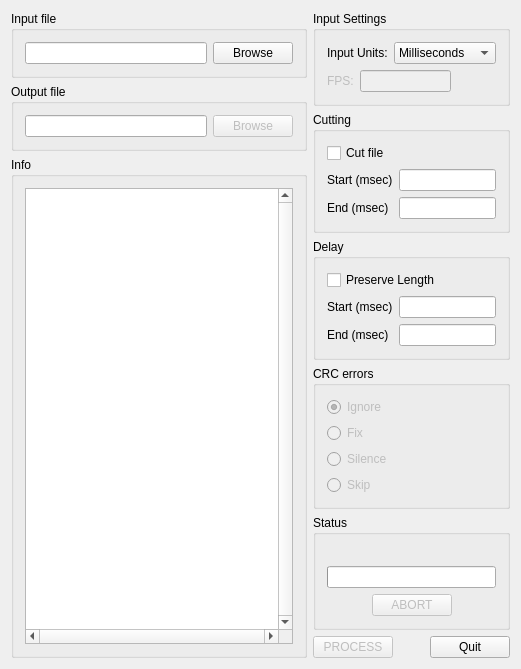
<?xml version="1.0" encoding="UTF-8"?>
<ui version="4.0">
 <class>DelayCut</class>
 <widget class="QMainWindow" name="DelayCut">
  <property name="windowModality">
   <enum>Qt::WindowModal</enum>
  </property>
  <property name="geometry">
   <rect>
    <x>0</x>
    <y>0</y>
    <width>521</width>
    <height>606</height>
   </rect>
  </property>
  <property name="windowTitle">
   <string>delaycut v1.4.3.7</string>
  </property>
  <property name="windowIcon">
   <iconset resource="delaycut.qrc">
    <normaloff>:/new/resources/delaycut.ico</normaloff>:/new/resources/delaycut.ico</iconset>
  </property>
  <widget class="QWidget" name="centralWidget">
   <layout class="QHBoxLayout" name="horizontalLayout_6" stretch="3,1">
    <item>
     <layout class="QVBoxLayout" name="verticalLayout_4">
      <item>
       <widget class="QGroupBox" name="inputFileGroupBox">
        <property name="title">
         <string>Input file</string>
        </property>
        <layout class="QHBoxLayout" name="horizontalLayout_3">
         <item>
          <widget class="DragDropLineEdit" name="inputFileLineEdit"/>
         </item>
         <item>
          <widget class="QPushButton" name="inputBrowseButton">
           <property name="text">
            <string>Browse</string>
           </property>
          </widget>
         </item>
        </layout>
       </widget>
      </item>
      <item>
       <widget class="QGroupBox" name="outputFileGroupBox">
        <property name="title">
         <string>Output file</string>
        </property>
        <layout class="QHBoxLayout" name="horizontalLayout_4">
         <item>
          <widget class="DragDropLineEdit" name="outputFileLineEdit"/>
         </item>
         <item>
          <widget class="QPushButton" name="outputBrowseButton">
           <property name="enabled">
            <bool>false</bool>
           </property>
           <property name="text">
            <string>Browse</string>
           </property>
          </widget>
         </item>
        </layout>
       </widget>
      </item>
      <item>
       <widget class="QGroupBox" name="infoGroupBox">
        <property name="title">
         <string>Info</string>
        </property>
        <layout class="QGridLayout" name="gridLayout">
         <item row="0" column="0">
          <widget class="QTextEdit" name="infoTextEdit">
           <property name="verticalScrollBarPolicy">
            <enum>Qt::ScrollBarAlwaysOn</enum>
           </property>
           <property name="horizontalScrollBarPolicy">
            <enum>Qt::ScrollBarAlwaysOn</enum>
           </property>
          </widget>
         </item>
        </layout>
       </widget>
      </item>
     </layout>
    </item>
    <item>
     <layout class="QVBoxLayout" name="verticalLayout_5">
      <item>
       <widget class="QGroupBox" name="inputSettingsGroupBox">
        <property name="title">
         <string>Input Settings</string>
        </property>
        <layout class="QVBoxLayout" name="verticalLayout_3">
         <item>
          <layout class="QFormLayout" name="formLayout_3">
           <item row="0" column="0">
            <widget class="QLabel" name="inputUnitsLabel">
             <property name="text">
              <string>Input Units:</string>
             </property>
            </widget>
           </item>
           <item row="0" column="1">
            <widget class="QComboBox" name="inputUnitsComboBox">
             <property name="currentIndex">
              <number>2</number>
             </property>
             <item>
              <property name="text">
               <string>Audio frames</string>
              </property>
             </item>
             <item>
              <property name="text">
               <string>Seconds</string>
              </property>
             </item>
             <item>
              <property name="text">
               <string>Milliseconds</string>
              </property>
             </item>
             <item>
              <property name="text">
               <string>Video frames</string>
              </property>
             </item>
            </widget>
           </item>
          </layout>
         </item>
         <item>
          <layout class="QHBoxLayout" name="horizontalLayout_5" stretch="1,4,2">
           <item>
            <widget class="QLabel" name="fpsLabel">
             <property name="enabled">
              <bool>false</bool>
             </property>
             <property name="text">
              <string>FPS:</string>
             </property>
            </widget>
           </item>
           <item>
            <widget class="QLineEdit" name="fpsLineEdit">
             <property name="enabled">
              <bool>false</bool>
             </property>
             <property name="text">
              <string/>
             </property>
             <property name="maxLength">
              <number>11</number>
             </property>
             <property name="alignment">
              <set>Qt::AlignRight|Qt::AlignTrailing|Qt::AlignVCenter</set>
             </property>
            </widget>
           </item>
           <item>
            <spacer name="horizontalSpacer_4">
             <property name="orientation">
              <enum>Qt::Horizontal</enum>
             </property>
             <property name="sizeHint" stdset="0">
              <size>
               <width>58</width>
               <height>20</height>
              </size>
             </property>
            </spacer>
           </item>
          </layout>
         </item>
        </layout>
       </widget>
      </item>
      <item>
       <widget class="QGroupBox" name="cuttingGroupBox">
        <property name="title">
         <string>Cutting</string>
        </property>
        <layout class="QFormLayout" name="formLayout">
         <property name="fieldGrowthPolicy">
          <enum>QFormLayout::AllNonFixedFieldsGrow</enum>
         </property>
         <item row="0" column="0" colspan="2">
          <widget class="QCheckBox" name="cutFileCheckBox">
           <property name="text">
            <string>Cut file</string>
           </property>
          </widget>
         </item>
         <item row="1" column="0">
          <widget class="QLabel" name="startCuttingLabel">
           <property name="text">
            <string>Start (msec)</string>
           </property>
           <property name="scaledContents">
            <bool>false</bool>
           </property>
          </widget>
         </item>
         <item row="1" column="1">
          <widget class="QLineEdit" name="startCuttingLineEdit">
           <property name="text">
            <string/>
           </property>
           <property name="maxLength">
            <number>8</number>
           </property>
           <property name="alignment">
            <set>Qt::AlignRight|Qt::AlignTrailing|Qt::AlignVCenter</set>
           </property>
          </widget>
         </item>
         <item row="2" column="0">
          <widget class="QLabel" name="endCuttingLabel">
           <property name="text">
            <string>End (msec)</string>
           </property>
          </widget>
         </item>
         <item row="2" column="1">
          <widget class="QLineEdit" name="endCuttingLineEdit">
           <property name="acceptDrops">
            <bool>false</bool>
           </property>
           <property name="text">
            <string/>
           </property>
           <property name="alignment">
            <set>Qt::AlignRight|Qt::AlignTrailing|Qt::AlignVCenter</set>
           </property>
          </widget>
         </item>
        </layout>
       </widget>
      </item>
      <item>
       <widget class="QGroupBox" name="delayGroupBox">
        <property name="title">
         <string>Delay</string>
        </property>
        <layout class="QFormLayout" name="formLayout_2">
         <item row="0" column="0" colspan="2">
          <widget class="QCheckBox" name="originalLengthCheckBox">
           <property name="text">
            <string>Preserve Length</string>
           </property>
          </widget>
         </item>
         <item row="1" column="0">
          <widget class="QLabel" name="startDelayLabel">
           <property name="text">
            <string>Start (msec)</string>
           </property>
          </widget>
         </item>
         <item row="1" column="1">
          <widget class="QLineEdit" name="startDelayLineEdit">
           <property name="acceptDrops">
            <bool>false</bool>
           </property>
           <property name="text">
            <string/>
           </property>
           <property name="alignment">
            <set>Qt::AlignRight|Qt::AlignTrailing|Qt::AlignVCenter</set>
           </property>
          </widget>
         </item>
         <item row="2" column="0">
          <widget class="QLabel" name="endDelayLabel">
           <property name="text">
            <string>End (msec)</string>
           </property>
          </widget>
         </item>
         <item row="2" column="1">
          <widget class="QLineEdit" name="endDelayLineEdit">
           <property name="acceptDrops">
            <bool>false</bool>
           </property>
           <property name="text">
            <string/>
           </property>
           <property name="alignment">
            <set>Qt::AlignRight|Qt::AlignTrailing|Qt::AlignVCenter</set>
           </property>
          </widget>
         </item>
        </layout>
       </widget>
      </item>
      <item>
       <widget class="QGroupBox" name="crcErrorsGroupBox">
        <property name="title">
         <string>CRC errors</string>
        </property>
        <layout class="QVBoxLayout" name="verticalLayout">
         <item>
          <widget class="QRadioButton" name="ignoreRadioButton">
           <property name="enabled">
            <bool>false</bool>
           </property>
           <property name="toolTip">
            <string>Ignore CRC errors</string>
           </property>
           <property name="text">
            <string>Ignore</string>
           </property>
           <property name="checked">
            <bool>true</bool>
           </property>
          </widget>
         </item>
         <item>
          <widget class="QRadioButton" name="fixRadioButton">
           <property name="enabled">
            <bool>false</bool>
           </property>
           <property name="toolTip">
            <string>Replace bad CRCs with calculated CRC</string>
           </property>
           <property name="text">
            <string>Fix</string>
           </property>
          </widget>
         </item>
         <item>
          <widget class="QRadioButton" name="silenceRadioButton">
           <property name="enabled">
            <bool>false</bool>
           </property>
           <property name="toolTip">
            <string>Replace an errored frame with a silenced one</string>
           </property>
           <property name="text">
            <string>Silence</string>
           </property>
          </widget>
         </item>
         <item>
          <widget class="QRadioButton" name="skipRadioButton">
           <property name="enabled">
            <bool>false</bool>
           </property>
           <property name="toolTip">
            <string>Skip CRC errored frames</string>
           </property>
           <property name="text">
            <string>Skip</string>
           </property>
          </widget>
         </item>
        </layout>
       </widget>
      </item>
      <item>
       <widget class="QGroupBox" name="statusGroupBox">
        <property name="title">
         <string>Status</string>
        </property>
        <layout class="QVBoxLayout" name="verticalLayout_2">
         <item>
          <widget class="QLabel" name="progressLabel">
           <property name="text">
            <string/>
           </property>
          </widget>
         </item>
         <item>
          <widget class="QProgressBar" name="progressBar">
           <property name="value">
            <number>0</number>
           </property>
           <property name="textVisible">
            <bool>false</bool>
           </property>
           <property name="orientation">
            <enum>Qt::Horizontal</enum>
           </property>
          </widget>
         </item>
         <item>
          <layout class="QHBoxLayout" name="horizontalLayout">
           <item>
            <spacer name="horizontalSpacer">
             <property name="orientation">
              <enum>Qt::Horizontal</enum>
             </property>
             <property name="sizeHint" stdset="0">
              <size>
               <width>28</width>
               <height>20</height>
              </size>
             </property>
            </spacer>
           </item>
           <item>
            <widget class="QPushButton" name="abortButton">
             <property name="enabled">
              <bool>false</bool>
             </property>
             <property name="text">
              <string>ABORT</string>
             </property>
            </widget>
           </item>
           <item>
            <spacer name="horizontalSpacer_2">
             <property name="orientation">
              <enum>Qt::Horizontal</enum>
             </property>
             <property name="sizeHint" stdset="0">
              <size>
               <width>28</width>
               <height>20</height>
              </size>
             </property>
            </spacer>
           </item>
          </layout>
         </item>
        </layout>
       </widget>
      </item>
      <item>
       <layout class="QHBoxLayout" name="horizontalLayout_2">
        <item>
         <widget class="QPushButton" name="processButton">
          <property name="enabled">
           <bool>false</bool>
          </property>
          <property name="toolTip">
           <string>Use this to generate the file</string>
          </property>
          <property name="text">
           <string>PROCESS</string>
          </property>
         </widget>
        </item>
        <item>
         <spacer name="horizontalSpacer_3">
          <property name="orientation">
           <enum>Qt::Horizontal</enum>
          </property>
          <property name="sizeHint" stdset="0">
           <size>
            <width>18</width>
            <height>20</height>
           </size>
          </property>
         </spacer>
        </item>
        <item>
         <widget class="QPushButton" name="quitButton">
          <property name="toolTip">
           <string>Use this for...quitting</string>
          </property>
          <property name="text">
           <string>Quit</string>
          </property>
          <property name="flat">
           <bool>false</bool>
          </property>
         </widget>
        </item>
       </layout>
      </item>
      <item>
       <spacer name="verticalSpacer">
        <property name="orientation">
         <enum>Qt::Vertical</enum>
        </property>
        <property name="sizeHint" stdset="0">
         <size>
          <width>161</width>
          <height>13</height>
         </size>
        </property>
       </spacer>
      </item>
     </layout>
    </item>
   </layout>
  </widget>
 </widget>
 <layoutdefault spacing="6" margin="11"/>
 <customwidgets>
  <customwidget>
   <class>DragDropLineEdit</class>
   <extends>QLineEdit</extends>
   <header location="global">dragdroplineedit.h</header>
  </customwidget>
 </customwidgets>
 <resources>
  <include location="delaycut.qrc"/>
 </resources>
 <connections/>
</ui>
